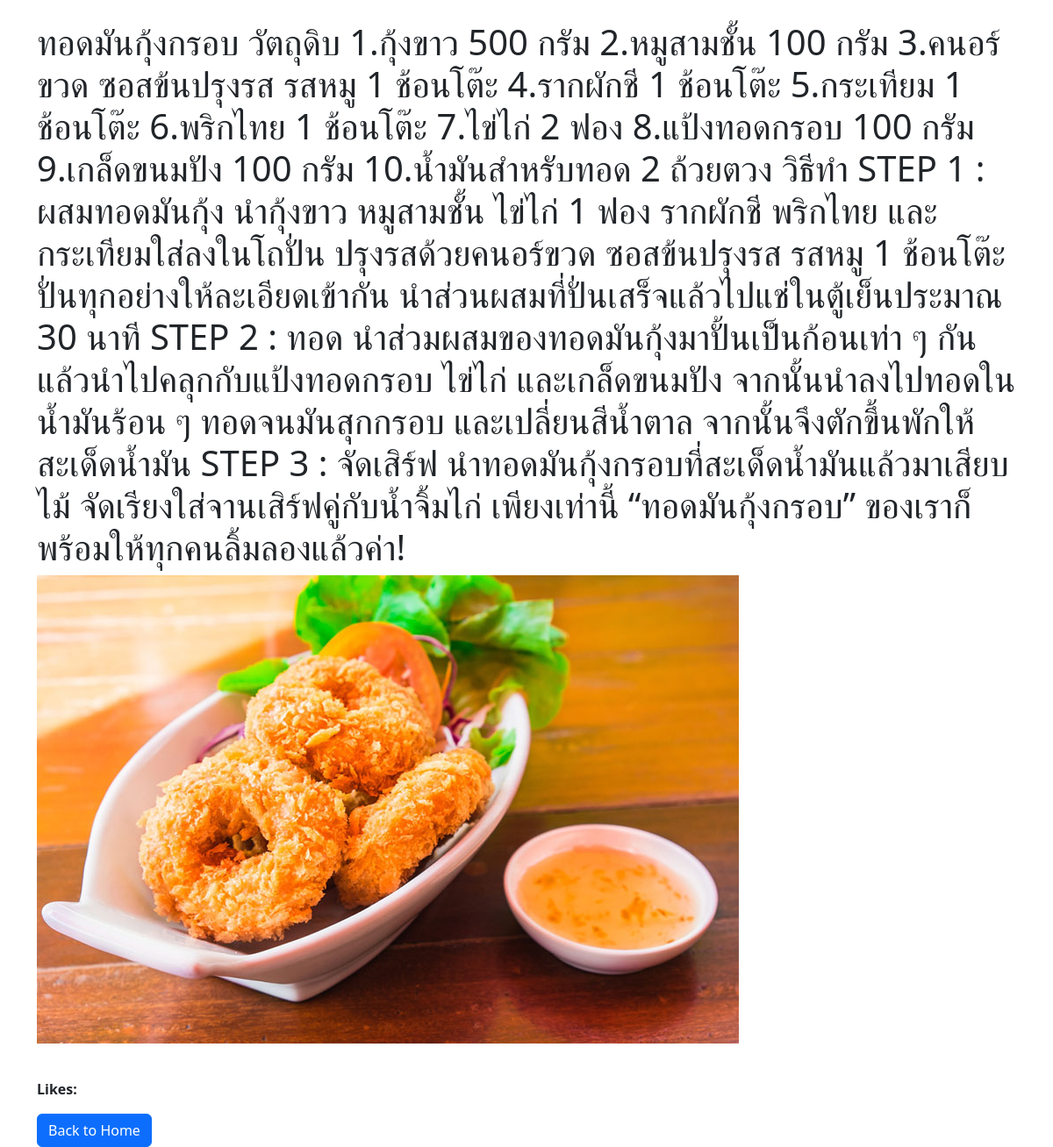
Page /view_post.php?post_id=51 on the committed database.
### tables this page shows
CREATE TABLE `posts` (
  `id` int(11) NOT NULL,
  `username` varchar(255) NOT NULL,
  `post_content` text NOT NULL,
  `post_image` varchar(255) DEFAULT NULL,
  `post_time` timestamp NOT NULL DEFAULT current_timestamp(),
  `created_at` timestamp NOT NULL DEFAULT current_timestamp(),
  `category_id` int(11) DEFAULT NULL,
  `user_id` int(10) NOT NULL
);

### view_post.php (the view, shortened to what this page needs)
<?php
include("connect.php");
$post_id = isset($_GET['post_id']) ? intval($_GET['post_id']) : 0;
$sql = "SELECT * FROM posts WHERE id = ?";
$stmt = $conn->prepare($sql);
$stmt->bind_param("i", $post_id);
$stmt->execute();
$result = $stmt->get_result();
if ($result->num_rows > 0) {
    $post = $result->fetch_assoc();
} else {
    echo "Post not found.";
    exit;
}
?>
<!DOCTYPE html>
<html lang="en">
<head>
    <link href="https://cdn.jsdelivr.net/npm/bootstrap@5.3.3/dist/css/bootstrap.min.css" rel="stylesheet">
</head>
<body>
    <div class="container mt-4">
        <h1><?php echo htmlspecialchars($post['post_content']); ?></h1>
        <img src="uploads/<?php echo htmlspecialchars($post['post_image']); ?>" alt="Post Image" class="img-fluid mb-4">
        <p><strong>Likes: </strong><?php echo $post['like_count']; ?></p>
        <a href="home.php" class="btn btn-primary">Back to Home</a>
    </div>
</body>
</html>

### rows in the picture
posts: post_content "ทอดมันกุ้งกรอบ วัตถุดิบ 1.กุ้งขาว 500 กรัม 2.หมูสามชั้น 100 กรัม 3.คนอร์ขวด ซอสข้นปรุงรส รสหมู 1 ช้อนโต๊ะ 4.รากผักชี 1 ช้อนโต๊ะ 5.กระเทียม 1 ช้อนโต๊ะ 6.พริกไทย 1 ช้อนโต๊ะ 7.ไข่ไก่ 2 ฟอง 8.แป้งทอดกรอบ 100 กรัม 9.เกล็ดขนมปัง 100 กรัม 10.น้ำมันสำหรับทอด 2 ถ้วยตวง วิธีทำ STEP 1 : ผสมทอดมันกุ้ง นำกุ้งขาว หมูสามชั้น ไข่ไก่ 1 ฟอง รากผักชี พริกไทย และกระเทียมใส่ลงในโถปั่น ปรุงรสด้วยคนอร์ขวด ซอสข้นปรุงรส รสหมู 1 ช้อนโต๊ะ ปั่นทุกอย่างให้ละเอียดเข้ากัน นำส่วนผสมที่ปั่นเสร็จแล้วไปแช่ในตู้เย็นประมาณ 30 นาที STEP 2 : ทอด นำส่วมผสมของทอดมันกุ้งมาปั้นเป็นก้อนเท่า ๆ กันแล้วนำไปคลุกกับแป้งทอดกรอบ ไข่ไก่ และเกล็ดขนมปัง จากนั้นนำลงไปทอดในน้ำมันร้อน ๆ ทอดจนมันสุกกรอบ และเปลี่ยนสีน้ำตาล…", post_image (picture)
